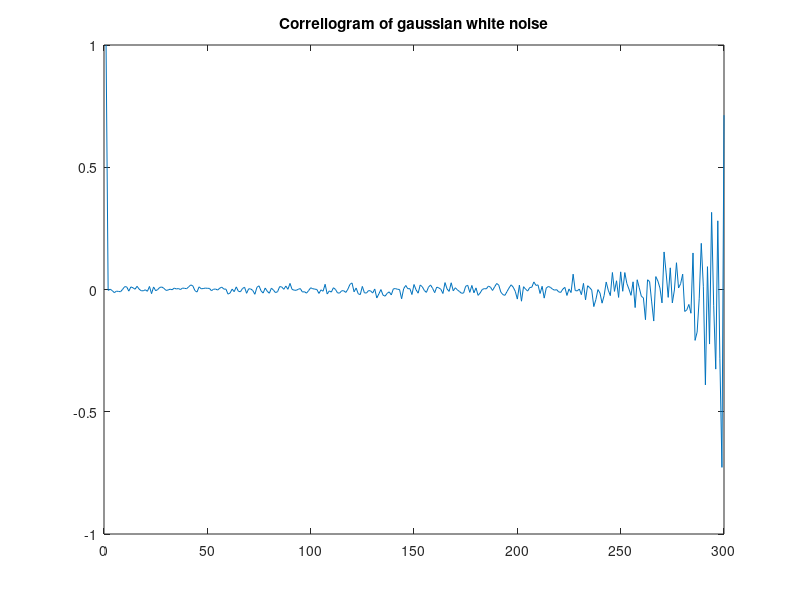

Write the MATLAB code that produced this figure.
function GaussainWhiteNoiseCorellogram
n=300;
meansum = 0;
sum=0;
varsum=0;
for i = 1:n
x(i)=i
end
y = wgn(n,1,0.1);
for i=1:n
    meansum=meansum+y(i);
end
mean = meansum/n;
display(mean);
for i=1:n
    varsum = varsum + (y(i)-mean)*(y(i)-mean);
end
r0 = varsum/(n-1);
display(r0);
for j=1:n-1
    for t=j+1:n
        sum=0;
        sum = sum + (y(t)*y(t-j));
    end
    r(j) = sum/(n-j);
end
r(1000)=0.0;
display(r);
p(1)=1;
for j=1:n-1
    p(j+1) = r(j)/r0;
end
plot(x,p);
title('Correllogram of gaussian white noise');
end